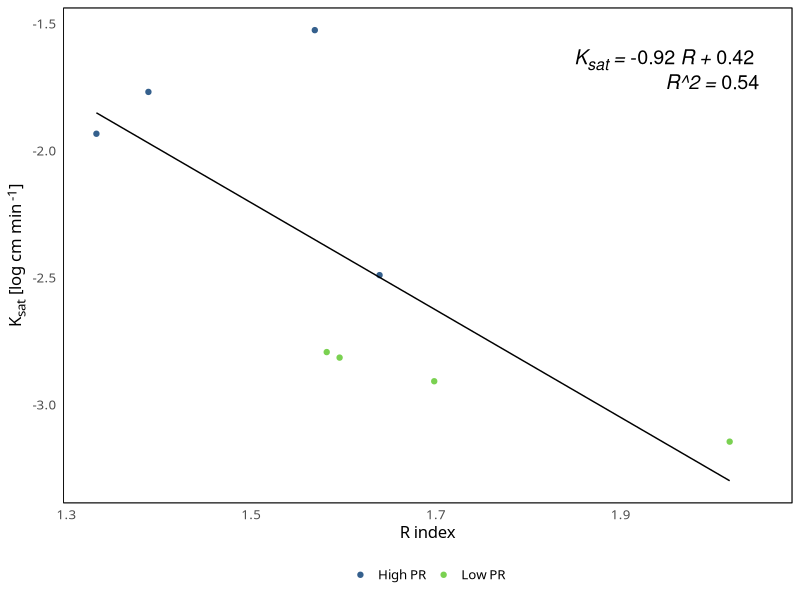

Write R code to recreate this figure. (Note: this script raises an error after producing the figure.)
# Hydraulic conductivity (Log K) as a function of the repellency index (R).
## data loading ------------------------------------------------------------
### empty  workspace
rm(list=ls())

### check directory
getwd()
dir()

# setup
library(tidyverse)
library(broom)
library(svglite)
library(ggtext) # remotes::install_github("clauswilke/ggtext")

# Read file --------------------------------------------------------------
ks <- read.csv2("./DATA/RAW/SL_Kns.csv", encoding = "UTF-8", check.names = FALSE) %>%
  mutate(pr = factor(pr, levels = c("High PR", "Low PR"),
                     labels = c("High PR", "Low PR")),
         position = factor(position, levels = c("OWT", "WT"),
                           labels = c("OWT", "WT")),
         depth = factor(depth, levels = c("Topsoil", "Subsoil"),
                        labels = c("Topsoil", "Subsoil"))) %>%
  nest_by(pr, position, depth) %>%
  mutate(mod = list(lm(kns ~ tension, data = data))) %>%
  summarize(tidy(mod)) %>%
  dplyr::select(pr:estimate) %>%
  filter(term == "(Intercept)") %>% 
  dplyr::select(-term) %>%
  rename(Ks = estimate)

R_index <- read.csv2("./DATA/RAW/SL_soil_dataset.csv", encoding = "UTF-8", check.names = FALSE) %>%
  mutate(pr = factor(pr, levels = c("High PR", "Low PR"),
                     labels = c("High PR", "Low PR")),
         position = factor(position, levels = c("OWT", "WT"),
                           labels = c("OWT", "WT")),
         depth = factor(depth, levels = c("Topsoil", "Subsoil"),
                        labels = c("Topsoil", "Subsoil"))) %>% 
  dplyr::select(pr, position, depth, R)

data  <- merge(ks,R_index,by=c("pr", "position", "depth"))

# visualization ---------------------------------------------------------

label <-data %>%
  group_by(pr, position, depth) %>%
  summarize(mean_R = mean(R),
            mean_Ks = mean(Ks)) %>%
  group_by() %>%
  summarize(mod = tidy(lm(log10(mean_Ks) ~ mean_R, data = .))$estimate,
            r_sqr = glance(lm(log10(mean_Ks) ~ mean_R, data = .))$r.squared) %>%
  # label
  summarise(label= paste("<i>K<sub>sat</sub> =</i>", 
                         format(.$mod[2], digits=2),
                         "<i>R +</i>",
                         format(.$mod[1], digits=2),
                         "<i><br/>R^2 =</i>",
                         format(.$r_sqr[1], digits=2),
                         ""))

R_KS <- data %>%
  group_by(pr, position, depth) %>%
  summarize(mean_R = mean(R),
            mean_Ks = mean(Ks)) %>%
  ggplot(aes(x = mean_R, y = log(mean_Ks))) + 
  geom_point(aes(color = pr)) + 
  geom_smooth(method = lm, se = FALSE, color = "black", size = 0.5) +
  labs(x = "R index",
       y = "K<sub>sat</sub> [log cm min<sup> -1</sup>]") +
  scale_color_viridis_d(name = NULL,
                        begin = 0.3,
                        end = 0.8,
                        guide=guide_legend(
                          direction='horizontal',
                          title.position=NULL,
                          title.hjust = .5,
                          title.vjust = .5,
                          label.hjust = .5,
                          label.position = 'right',
                          keywidth = 1,
                          keyheight = 1)) +
  theme_minimal() +
  theme(panel.background = element_rect(fill = "transparent"),
        panel.border = element_rect(fill = NA, colour = "black"),
        panel.spacing.y = unit(0, "lines"),
        plot.background = element_rect(fill = "transparent", color = NA),
        panel.grid = element_blank(),
        text=element_text(family="TT Times New Roman", size=12),
        strip.background = element_rect(colour = NA),
        axis.title.y = element_markdown(),
        legend.position = 'bottom')+ 
  geom_richtext(data = as.data.frame(label),
                col = "black",
                size = 5,
                hjust = 1, 
                vjust = 1,
                aes(x = 2.05, y = -1.6, label = label),
                fill = NA, label.color = NA,
                label.padding = grid::unit(rep(0, 15), "pt"))  # remove padding

R_KS

scale_factor <- 0.7
ggsave("./FIGURES/SL_R_KS.png", R_KS, width= 6*scale_factor, height = 5*scale_factor)
ggsave("./FIGURES/SL_R_KS.svg", R_KS, width= 6*scale_factor, height = 5*scale_factor)

# 3-way anova

hist(data$Ks)
hist(data$R)

library(ggpubr)
ggqqplot(data$Ks) # data is normal
ggqqplot(data$R) # data is normal

library(car)
leveneTest(Ks ~ pr*position*depth, data = data) # data is heteroscedastic
leveneTest(R ~ pr*position*depth, data = data) # data is homoscedastic

anova(lm(Ks ~ pr*position*depth, data = data), test = "F")
anova(lm(R ~ pr*position*depth, data = data), test = "F")
